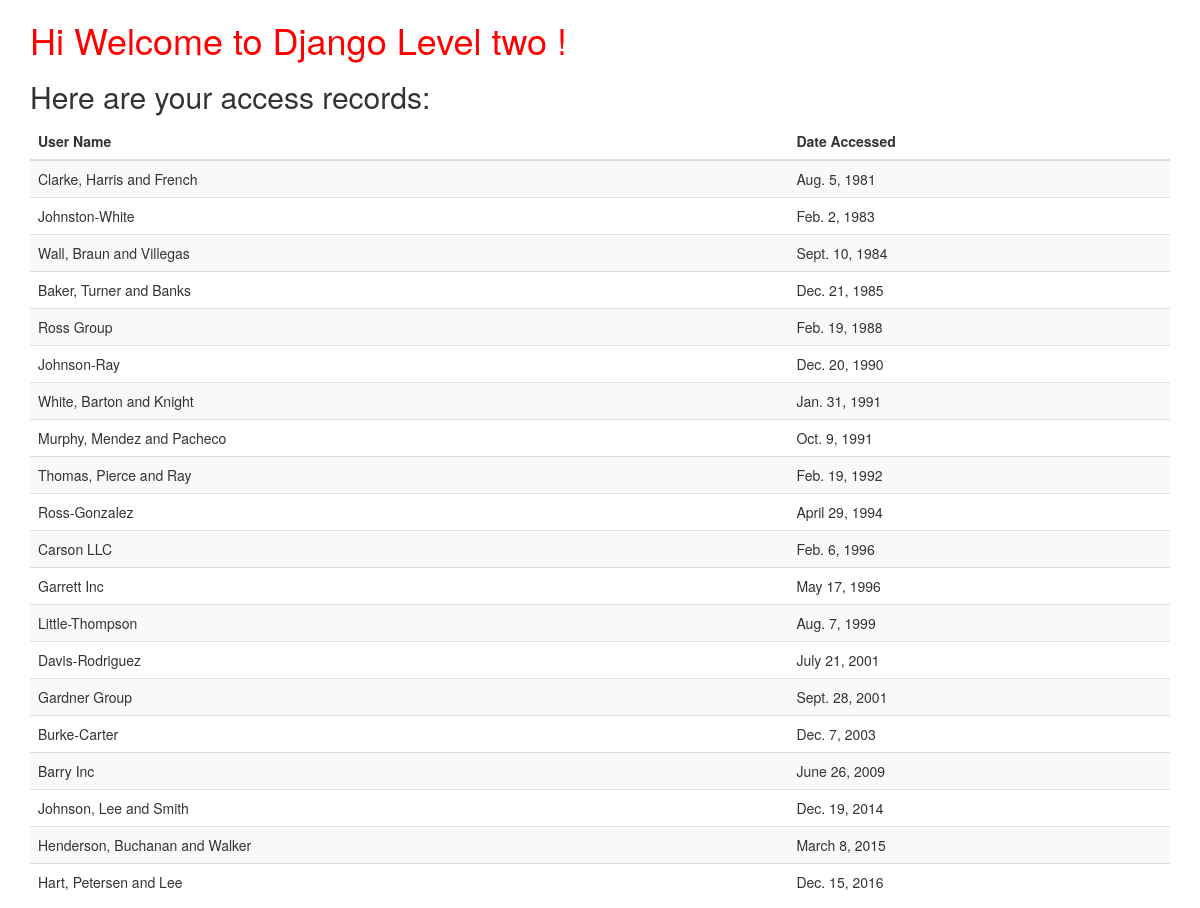
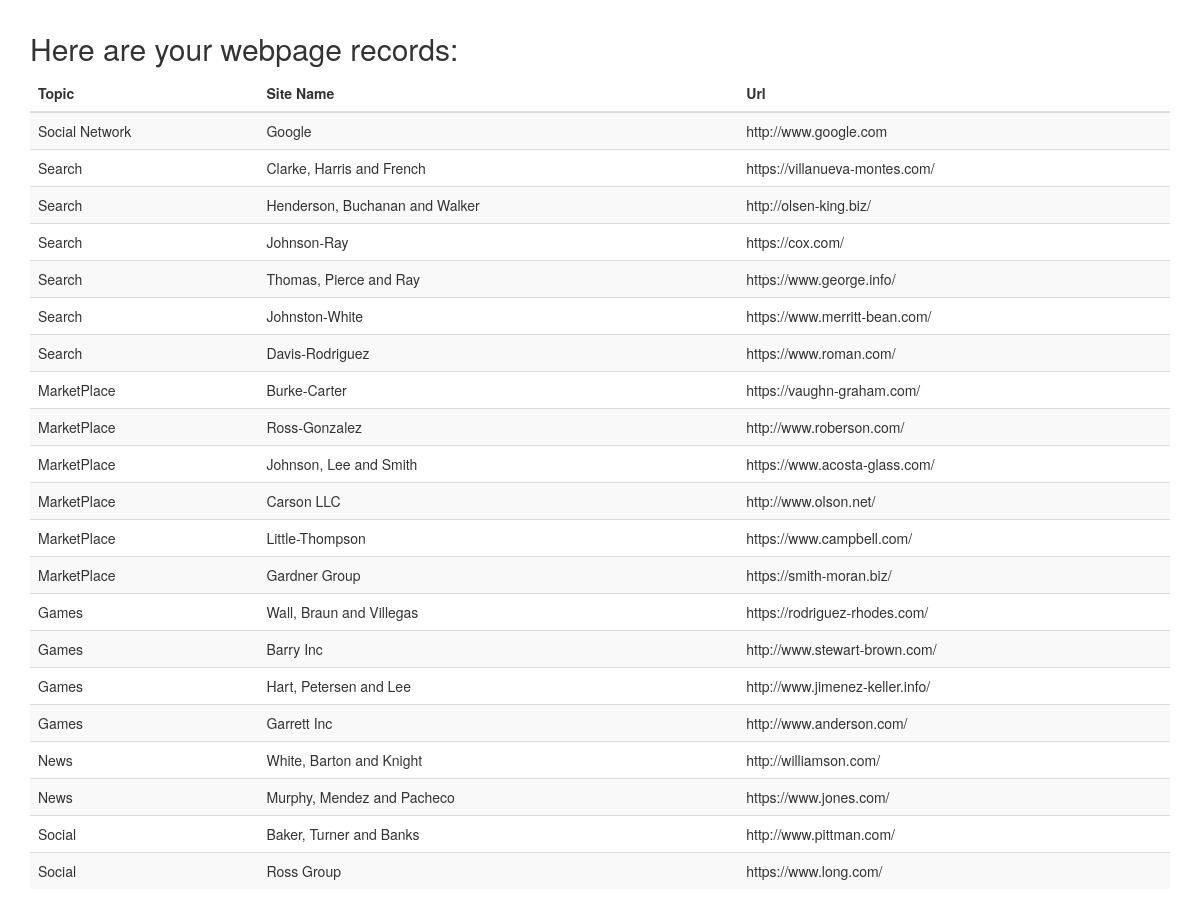
The page / on the database its author committed (2 pictures, top to bottom).
### first_app/models.py (models this page shows, shortened)
class AccessRecord(models.Model):
    name = models.ForeignKey(Webpage)
    date = models.DateField()

class Webpage(models.Model):
    topic = models.ForeignKey(Topic)
    name = models.CharField(max_length=264, unique = True)
    url = models.URLField(unique=True)
    def __str__(self):
        return self.name

class Topic(models.Model):
     top_name = models.CharField(max_length = 264, unique = True)
     def __str__(self):
         return self.top_name

### first_app/views.py (the view)
# urls.py: url(r'^$',views.index, name='index'),
def index(request):
    acces_records_list = AccessRecord.objects.order_by('date')
    webpages_list = Webpage.objects.order_by('topic')
    date_dict = {'acces_records':acces_records_list, 'webpages':webpages_list}
    return render(request,'first_app/index.html', context=date_dict)

### templates/first_app/index.html (shortened to what this page needs)
<!DOCTYPE html>
{% load staticfiles %}
<html>
  <head>
    <link rel="stylesheet"
    href="https://maxcdn.bootstrapcdn.com/bootstrap/3.3.7/css/bootstrap.min.css"
 />
    <link rel="stylesheet" href="{% static "css/style.css" %}" />
  </head>
  <body>
    <div class="container">
      <h1>Hi Welcome to Django Level two !</h1>
      <h2>Here are your access records:</h2>
      <div class="djangotwo">
      {% if acces_records %}
          <table class="table table-striped">
            <thead>
              <th>User Name</th>
              <th>Date Accessed</th>
            </thead>
            {% for acc in acces_records %}
              <tr>
                <td>{{ acc.name }}</td>
                <td>{{ acc.date }}</td>
              </tr>
            {% endfor %}
          </table>
        {% else %}
        <p>NO ACCESS RECORDS FOUND!</p>
      {% endif %}
      </div>
    </div>
    <div class="container">
      <h2>Here are your webpage records:</h2>
      {% if webpages %}
      <table class="table table-striped">
        <thead>
          <th>Topic</th>
          <th>Site Name</th>
          <th>Url</th>
        </thead>
        {% for webpg in webpages %}
        <tr>
          <td>{{ webpg.topic }}</td>
          <td>{{ webpg.name }}</td>
          <td>{{ webpg.url }}</td>
        </tr>
      {% endfor %}
      </table>
      {% else %}
      <p>NO WEBPAGES FOUND!</p>
    {% endif %}
    </div>
  </body>
</html>

### static/css/style.css (style rules this page uses)
h1 { color: red; }

### rows shown on the page
AccessRecord: name "Clarke, Harris and French", date "Aug. 5, 1981"
AccessRecord: name "Johnston-White", date "Feb. 2, 1983"
AccessRecord: name "Wall, Braun and Villegas", date "Sept. 10, 1984"
AccessRecord: name "Baker, Turner and Banks", date "Dec. 21, 1985"
AccessRecord: name "Ross Group", date "Feb. 19, 1988"
AccessRecord: name "Johnson-Ray", date "Dec. 20, 1990"
AccessRecord: name "White, Barton and Knight", date "Jan. 31, 1991"
AccessRecord: name "Murphy, Mendez and Pacheco", date "Oct. 9, 1991"
AccessRecord: name "Thomas, Pierce and Ray", date "Feb. 19, 1992"
AccessRecord: name "Ross-Gonzalez", date "April 29, 1994"
AccessRecord: name "Carson LLC", date "Feb. 6, 1996"
AccessRecord: name "Garrett Inc", date "May 17, 1996"
AccessRecord: name "Little-Thompson", date "Aug. 7, 1999"
AccessRecord: name "Davis-Rodriguez", date "July 21, 2001"
AccessRecord: name "Gardner Group", date "Sept. 28, 2001"
AccessRecord: name "Burke-Carter", date "Dec. 7, 2003"
AccessRecord: name "Barry Inc", date "June 26, 2009"
AccessRecord: name "Johnson, Lee and Smith", date "Dec. 19, 2014"
AccessRecord: name "Henderson, Buchanan and Walker", date "March 8, 2015"
AccessRecord: name "Hart, Petersen and Lee", date "Dec. 15, 2016"
Webpage: topic "Social Network", name "Google", url "http://www.google.com"
Webpage: topic "Search", name "Clarke, Harris and French", url "https://villanueva-montes.com/"
Webpage: topic "Search", name "Henderson, Buchanan and Walker", url "http://olsen-king.biz/"
Webpage: topic "Search", name "Johnson-Ray", url "https://cox.com/"
Webpage: topic "Search", name "Thomas, Pierce and Ray", url "https://www.george.info/"
Webpage: topic "Search", name "Johnston-White", url "https://www.merritt-bean.com/"
Webpage: topic "Search", name "Davis-Rodriguez", url "https://www.roman.com/"
Webpage: topic "MarketPlace", name "Burke-Carter", url "https://vaughn-graham.com/"
Webpage: topic "MarketPlace", name "Ross-Gonzalez", url "http://www.roberson.com/"
Webpage: topic "MarketPlace", name "Johnson, Lee and Smith", url "https://www.acosta-glass.com/"
Webpage: topic "MarketPlace", name "Carson LLC", url "http://www.olson.net/"
Webpage: topic "MarketPlace", name "Little-Thompson", url "https://www.campbell.com/"
Webpage: topic "MarketPlace", name "Gardner Group", url "https://smith-moran.biz/"
Webpage: topic "Games", name "Wall, Braun and Villegas", url "https://rodriguez-rhodes.com/"
Webpage: topic "Games", name "Barry Inc", url "http://www.stewart-brown.com/"
Webpage: topic "Games", name "Hart, Petersen and Lee", url "http://www.jimenez-keller.info/"
Webpage: topic "Games", name "Garrett Inc", url "http://www.anderson.com/"
Webpage: topic "News", name "White, Barton and Knight", url "http://williamson.com/"
Webpage: topic "News", name "Murphy, Mendez and Pacheco", url "https://www.jones.com/"
Webpage: topic "Social", name "Baker, Turner and Banks", url "http://www.pittman.com/"
Webpage: topic "Social", name "Ross Group", url "https://www.long.com/"
